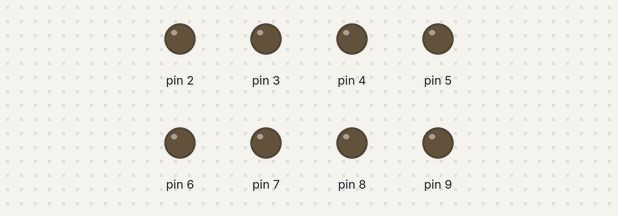
The sketch below on a simulated Arduino Uno, built with avr-gcc and run on an emulated ATmega328P. Shown: output pins drawn as LEDs (lit = HIGH).

Above: at 0.4 s.
Timing chart, 0 to 2.1 s (numbered marks = the images above):
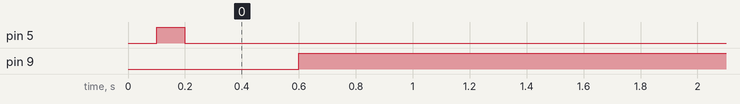

The sketch:

_2.ino
```cpp
#include <ISADefinitions.h>
int j=4;
bool state = false;
void setup() {
 for(int i = 0; i < 8; i++)
    pinMode(LEDS[i], OUTPUT);
    pinMode(KEY_RIGHT, INPUT);
    pinMode(KEY_LEFT, INPUT);
}


void loop() {
  delay(100);
  bool right = !digitalRead(KEY_RIGHT);
  bool left = !digitalRead(KEY_LEFT);
 digitalWrite(LEDS[j], HIGH);

if (right)
  {
  if(j != 7)
    {digitalWrite(LEDS[j], LOW);
  j++;}

  }
  if (left)
  {
  if(j != 0)
    {digitalWrite(LEDS[j], LOW);
  j--;}

  }
}
```

Measured:
- by itself, pin 5: LOW → HIGH at 0.10 s, → LOW 0.10 s later
- by itself, pin 9: LOW → HIGH at 0.60 s
